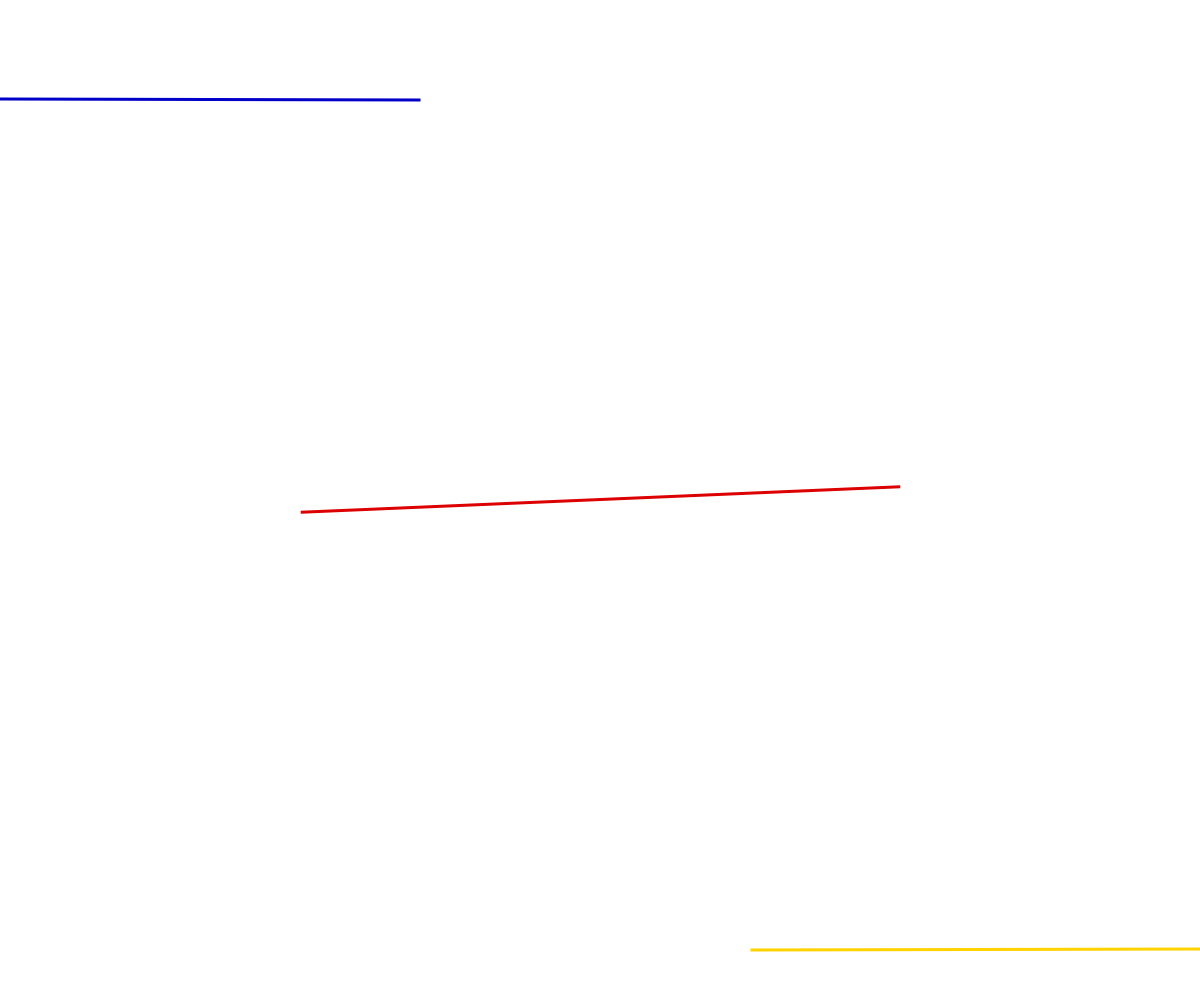
Frame 1 (no input)
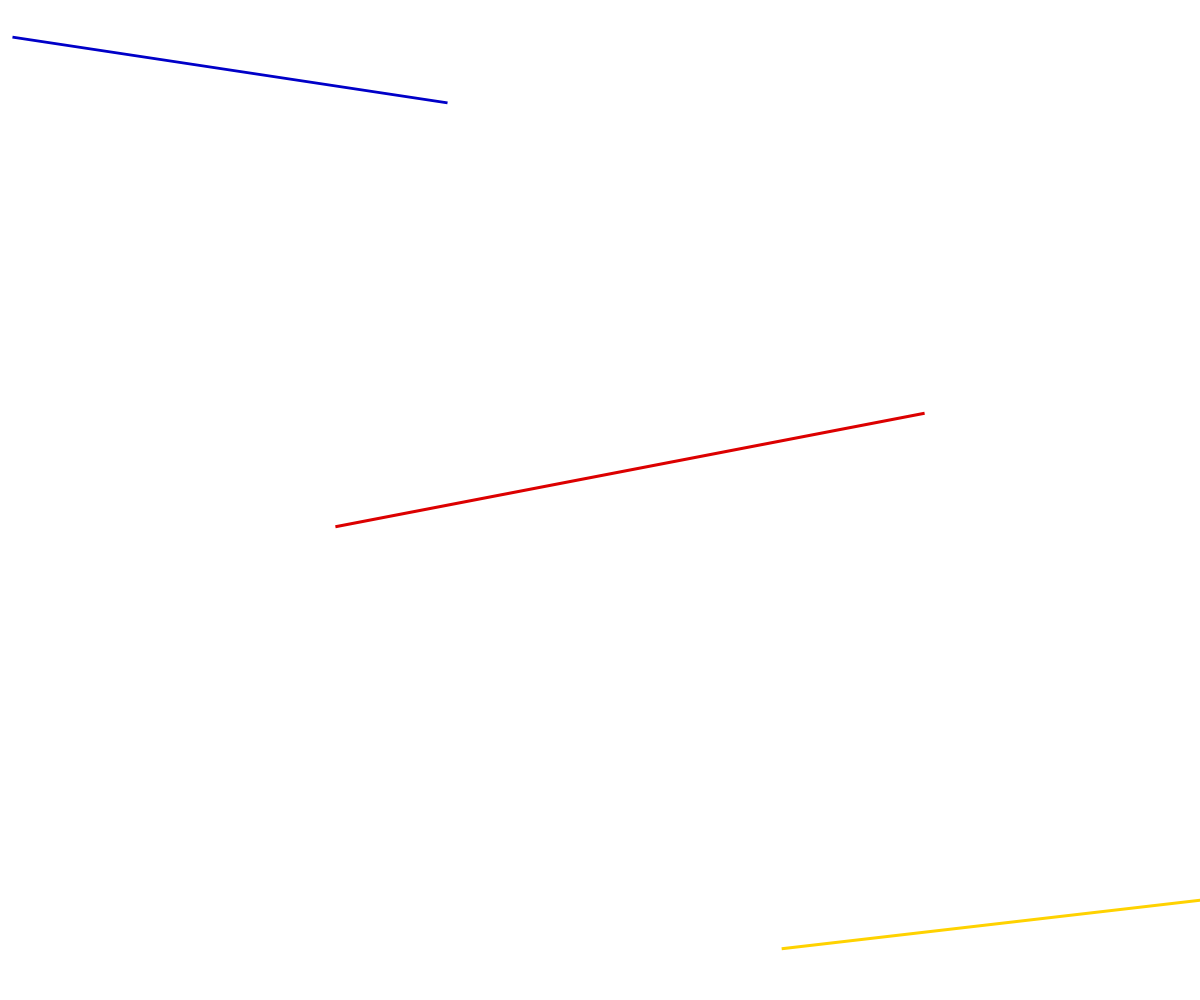
Frame 60 (no input)
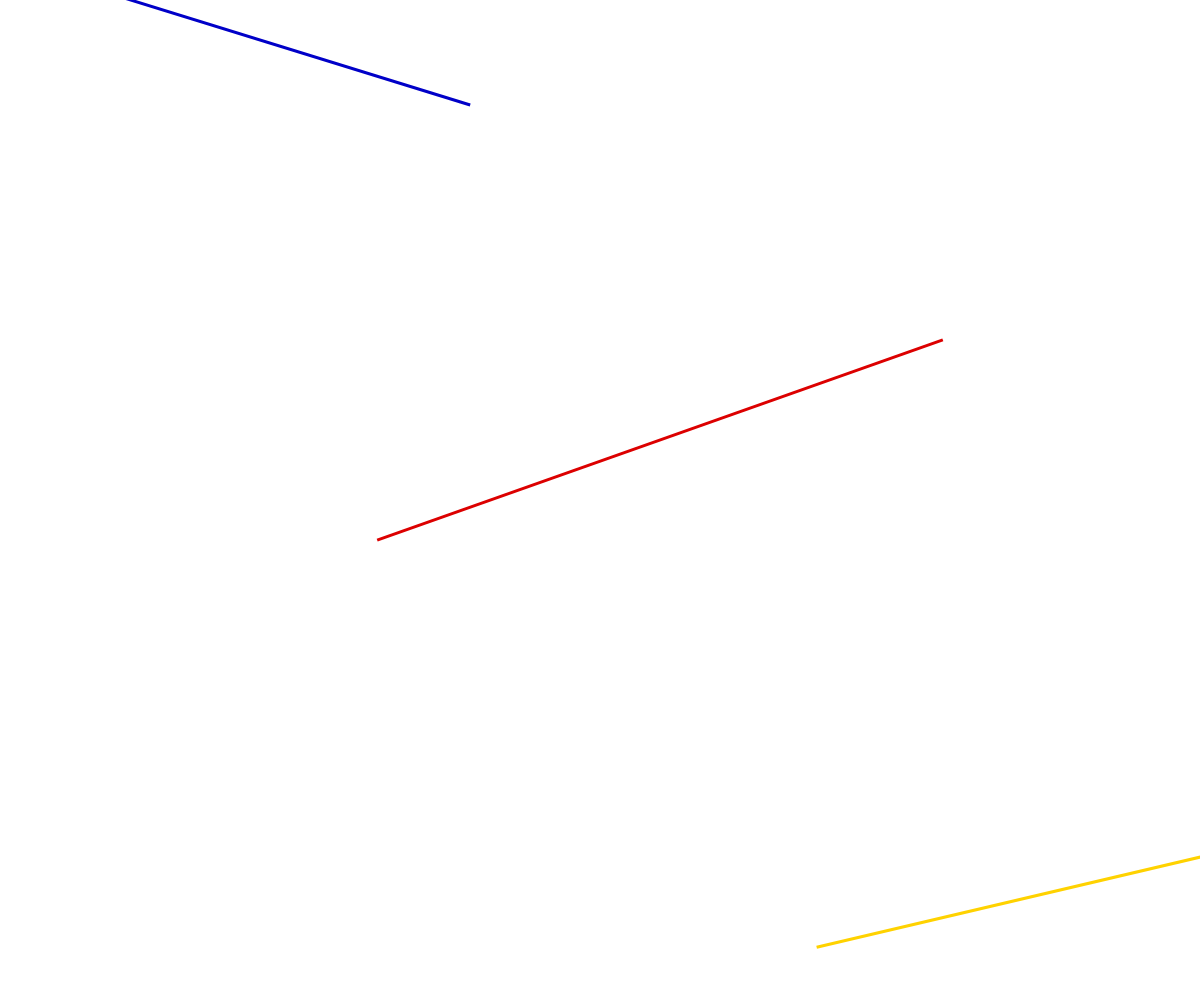
Frame 120 (the mouse pressed at the canvas centre since frame 60)

The p5.js sketch that drew these frames (run headless with seeded random() and noise() and a simulated clock; from frame 60 on, the mouse is pressed at the canvas centre):

// p5.js sketch
// ── sketch.js
let r = 0;

let line1x, line1y, line2x, line2y, line3x, line3y;

var line1width = 440;
var line1height = 3;

var line2width = 600;
var line2height = 3;

var line3width = 500;
var line3height = 3;

var line1Directionx = 1;
var line1Directiony = -1;
var line1speed = 0.5;

var line2Directionx = 1;
var line2Directiony = -1;
var line2speed = 0.5;

var line3Directionx = 1;
var line3Directiony = -1;
var line3speed = 0.5;

var canvas;

function windowResized(){
    resizeCanvas(windowWidth, windowHeight);
}

function setup() {
  canvas = createCanvas(windowWidth, windowHeight);
  //canvas.parent("sketch-div");
  
  noStroke();
  rectMode(CENTER);
  
  line1x = 200;
  line1y = 100;
  
  line2x = width / 2;
  line2y = height / 2;
  
  line3x = width - 200;
  line3y = height - 50;
  
}

function draw() {
  background(255);
  
  // create motion
  line1x = line1x + (line1Directionx*line1speed);
  line1y = line1y + (line1Directiony*line1speed);
  
  line2x = line2x + (line2Directionx*line2speed);
  line2y = line2y + (line2Directiony*line2speed);
  
  line3x = line3x + (line3Directionx*line3speed);
  line3y = line3y + (line3Directiony*line3speed);
  


  // set boundary line blue
  if (line1x < 0){
    line1Directionx = line1Directionx*-1;
  }

  if (line1x > width){
    line1Directionx = line1Directionx*-1;
  }
  
  if (line1y > 0){
    line1Directiony = line1Directiony*-1;
  }
  
  if (line1y < height){
    line1Directiony = line1Directiony*-1;
  }
  
  // set boundary line red
  if (line2x < 0){
    line2Directionx = line2Directionx*-1;
  }

  if (line2x > width){
    line2Directionx = line2Directionx*-1;
  }
  
  if (line2y > 0){
    line2Directiony = line2Directiony*-1;
  }
  
  if (line2y < height){
    line2Directiony = line2Directiony*-1;
  }
  
  // set boundary line yellow
  if (line3x < 0){
    line3Directionx = line3Directionx*-1;
  }

  if (line3x > width){
    line3Directionx = line3Directionx*-1;
  }
  
  if (line3y > 0){
    line3Directiony = line3Directiony*-1;
  }
  
  if (line2y < height){
    line3Directiony = line3Directiony*-1;
  }

  r = r + 0.0025;

  //blue
  push();
  translate(line1x,line1y);
  rotate(r); 
  fill(0,0,200);
  rect(0,0,line1width,line1height);
  pop();
  
  //red
  push();
  translate(line2x,line2y);
  rotate(-r-0.04); 
  fill(220,0,0);
  rect(0,0,line2width,line2height);
  pop();

  //yellow
  push();
  translate(line3x,line3y);
  rotate(-r/1.3); 
  fill(255,210,0);
  rect(0,0,line3width,line3height);
  pop();
  
}
